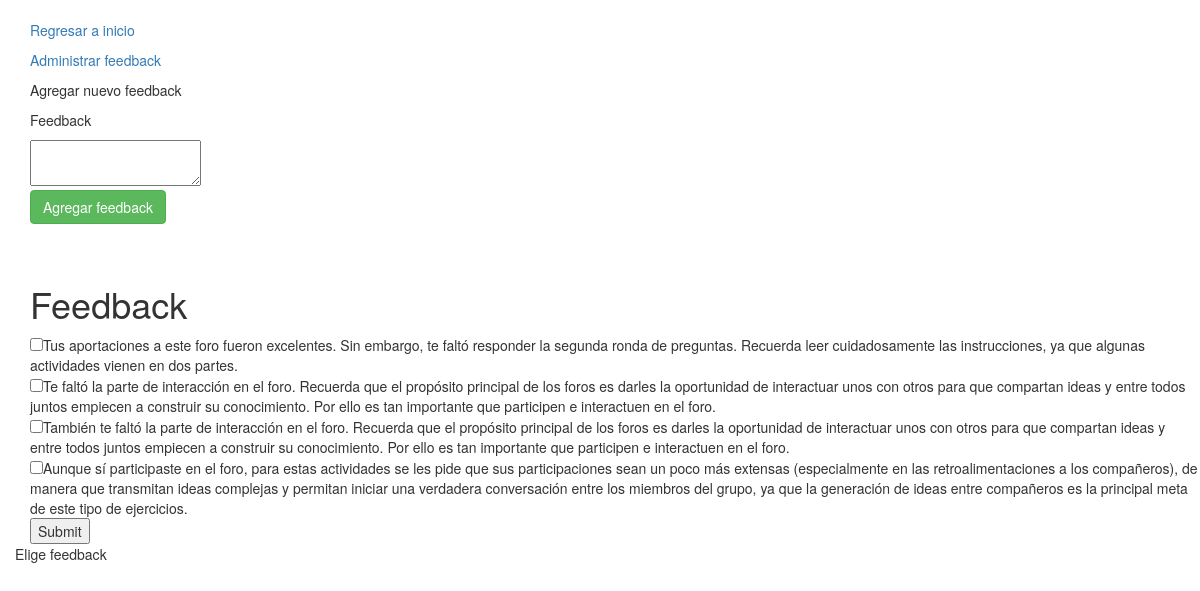
Before: /feedback/1 with the older database file.
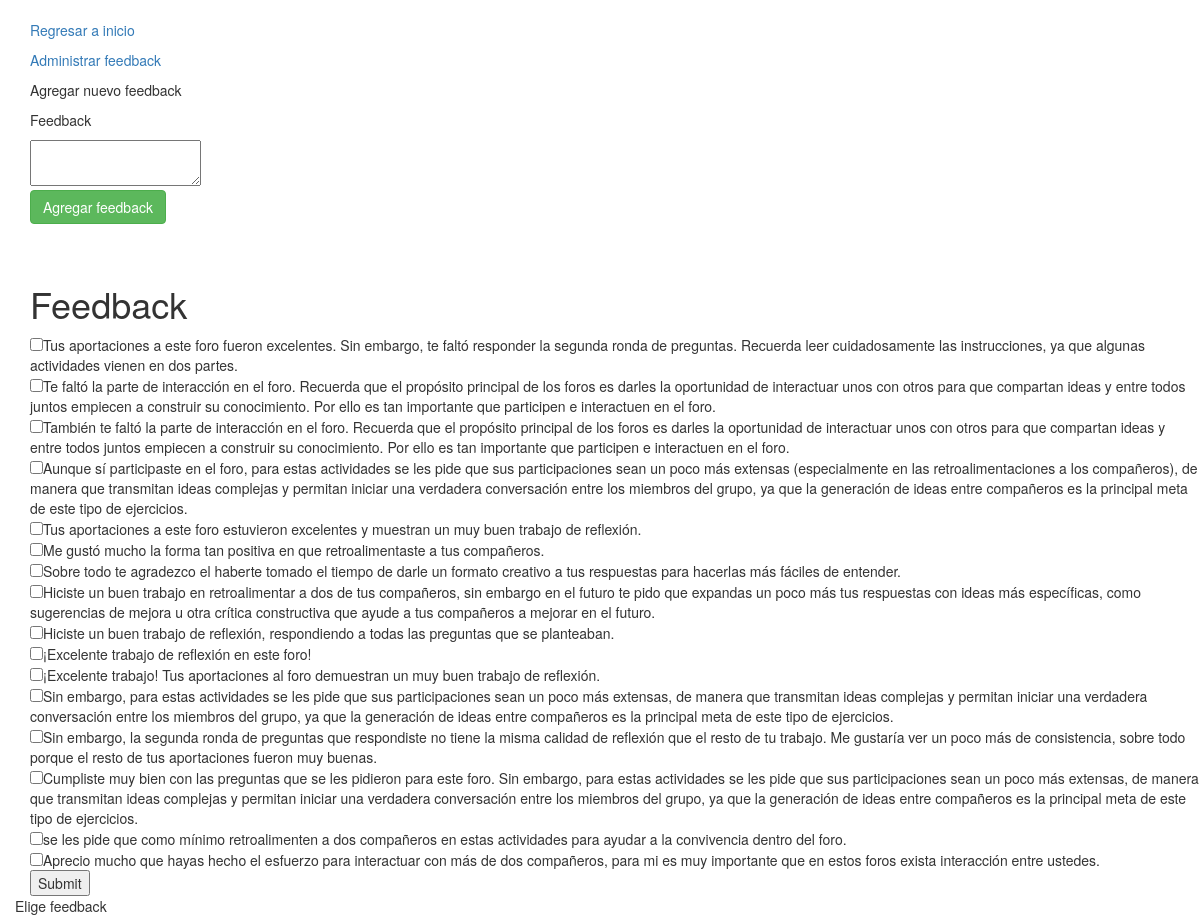
After: the same page with the newer database file.
### feedbackinator/models.py (models this page shows)
class Feedback(db.Model):
	id = db.Column(db.Integer, primary_key=True)
	actividad = db.Column(db.Integer, db.ForeignKey("actividades.id"), nullable=False)
	feedback = db.Column(db.Text, nullable = False)
	def __repr__(self):
		return self.feedback

### feedbackinator/routes.py (the view, shortened to what this page needs)
@app.route("/feedback/<actividad>", methods=["GET", "POST"])
def feedback(actividad):
	feedback = Feedback.query.filter_by(actividad=actividad).all()
	if request.method=="GET":
		actividad = actividad
		mensaje = "Elige feedback"
		return render_template("feedback.html", actividad=actividad, feedback=feedback, mensaje=mensaje)

### feedbackinator/templates/feedback.html (shortened to what this page needs)
{% extends "base.html" %}
{% block content %}
<div class="container mt-3 mb-10">
</div>
<div class="container mt-3 mb-10">
	<p><a href="/">Regresar a inicio</a></p>
	<p><a href="/managefeedback/{{actividad}}">Administrar feedback</a></p>
    <p>Agregar nuevo feedback</p>
    <form class="form-inline my-2 my-lg-0" action="/nuevofeedback" method="POST">
    <p>Feedback</p>
    	<textarea id="feedback", name="feedback">
        </textarea><br>
    <button type="submit" class="btn btn-success">Agregar feedback</button>
    </form>
</div>
<div class="container mt-3 mb-10">
</div>
<div class="container mt-3 mb-10">
</div>
<div class="container mt-3 mb-10">
    <h1>Feedback</h1>
</div>
<div class="container">
	<div class="row">
	    <div class="col-sm-8">
	    	<form method="POST" action="/feedback/{{actividad}}">
	    	{% if feedback is not none %}
		        {% for feed in feedback %}
		        <div class="container">
		            <div class="row mb-3">
		                   <input type="checkbox" value="{{feed.id}}" name="formafeedback">{{ feed }}
		            </div>
		        </div>
		        {% endfor %}
		        <input type="submit">
		    {% else %}
		        <div class="container">
		            <h4>Todavía no hay ningún curso.</h4>
		        </div>
		    {% endif %}
			</form>
	    </div>
	</div>
	<div class ="row">
    	{{mensaje}}
    </div>
 </div>
{% endblock %}

Changed rows visible on the page:
added Feedback: feedback "Tus aportaciones a este foro estuvieron excelentes y muestran un muy buen trabajo de reflexión."
added Feedback: feedback "Me gustó mucho la forma tan positiva en que retroalimentaste a tus compañeros."
added Feedback: feedback "Sobre todo te agradezco el haberte tomado el tiempo de darle un formato creativo a tus respuestas para hacerlas más fáciles de entender."
added Feedback: feedback "Hiciste un buen trabajo en retroalimentar a dos de tus compañeros, sin embargo en el futuro te pido que expandas un poco más tus respuestas con ideas más específicas, como sugerencias de mejora u otra crítica constructiva que ayude a tus compañeros a mejorar en el futuro."
added Feedback: feedback "Hiciste un buen trabajo de reflexión, respondiendo a todas las preguntas que se planteaban."
added Feedback: feedback "¡Excelente trabajo de reflexión en este foro!"
added Feedback: feedback "¡Excelente trabajo! Tus aportaciones al foro demuestran un muy buen trabajo de reflexión."
added Feedback: feedback "Sin embargo, para estas actividades se les pide que sus participaciones sean un poco más extensas, de manera que transmitan ideas complejas y permitan iniciar una verdadera conversación entre los miembros del grupo, ya que la generación de ideas entre compañeros es la principal meta de este tipo de ejercicios."
added Feedback: feedback "Sin embargo, la segunda ronda de preguntas que respondiste no tiene la misma calidad de reflexión que el resto de tu trabajo. Me gustaría ver un poco más de consistencia, sobre todo porque el resto de tus aportaciones fueron muy buenas."
added Feedback: feedback "Cumpliste muy bien con las preguntas que se les pidieron para este foro. Sin embargo, para estas actividades se les pide que sus participaciones sean un poco más extensas, de manera que transmitan ideas complejas y permitan iniciar una verdadera conversación entre los miembros del grupo, ya que la generación de ideas entre compañeros es la principal meta de este tipo de ejercicios."
added Feedback: feedback "se les pide que como mínimo retroalimenten a dos compañeros en estas actividades para ayudar a la convivencia dentro del foro."
added Feedback: feedback "Aprecio mucho que hayas hecho el esfuerzo para interactuar con más de dos compañeros, para mi es muy importante que en estos foros exista interacción entre ustedes."
